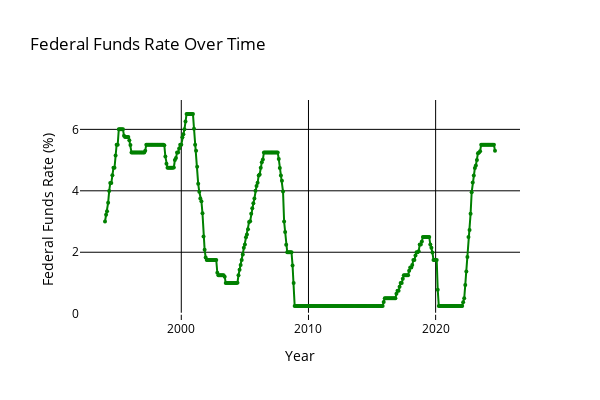

Write notebook code for a chart like this one.
### Code cell
import plotly.graph_objects as go

# Plotly figure
fig = go.Figure()

fig.add_trace(go.Scatter(
    x=df['date'], 
    y=df['ffr'], 
    mode='lines+markers', 
    line=dict(color='green', width=2),
    marker=dict(size=4),
    name='FFR'
))

fig.update_layout(
    title={
        'text': 'Federal Funds Rate Over Time',
        'font': {'color': 'black'}
    },
    xaxis_title='Year',
    yaxis_title='Federal Funds Rate (%)',
    plot_bgcolor='rgba(0,0,0,0)',
    paper_bgcolor='rgba(0,0,0,0)',
    font=dict(size=12),
    legend=dict(
        x=0.01, y=0.99,
        bgcolor='rgba(255,255,255,0.5)',
        bordercolor='rgba(0,0,0,0.1)'
    ),
    width=600, 
    height=400,
    xaxis=dict(
        color='black',
        gridcolor='black'
    ),
    yaxis=dict(
        color='black', 
        gridcolor='black' 
    )
)

# Show the figure
fig.show()

### Figure 1 — Plotly figure (JSON) as saved in the notebook; plotly's stock layout.template omitted (floating-point values rounded to 4 significant figures; data arrays with more than 128 entries replaced by an {"elided": "..."} marker saying what was removed)
{"data": [{"line": {"color": "green", "width": 2}, "marker": {"size": 4}, "mode": "lines+markers", "name": "FFR", "type": "scatter", "x": {"elided": "369 str values"}, "y": {"elided": "369 float values"}}], "layout": {"font": {"size": 12}, "height": 400, "legend": {"bgcolor": "rgba(255,255,255,0.5)", "bordercolor": "rgba(0,0,0,0.1)", "x": 0.01, "y": 0.99}, "paper_bgcolor": "rgba(0,0,0,0)", "plot_bgcolor": "rgba(0,0,0,0)", "title": {"font": {"color": "black"}, "text": "Federal Funds Rate Over Time"}, "width": 600, "xaxis": {"color": "black", "gridcolor": "black", "title": {"text": "Year"}}, "yaxis": {"color": "black", "gridcolor": "black", "title": {"text": "Federal Funds Rate (%)"}}}}
